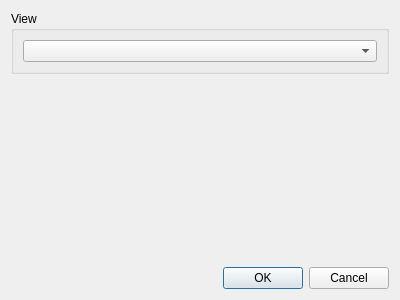
<?xml version="1.0" encoding="UTF-8"?>
<ui version="4.0">
 <class>GUIClearView</class>
 <widget class="QDialog" name="GUIClearView">
  <property name="geometry">
   <rect>
    <x>0</x>
    <y>0</y>
    <width>400</width>
    <height>300</height>
   </rect>
  </property>
  <property name="windowTitle">
   <string>Dialog</string>
  </property>
  <layout class="QVBoxLayout" name="verticalLayout">
   <item>
    <widget class="QGroupBox" name="groupBox">
     <property name="title">
      <string>View</string>
     </property>
     <layout class="QVBoxLayout" name="verticalLayout_2">
      <item>
       <widget class="QComboBox" name="comboBox"/>
      </item>
     </layout>
    </widget>
   </item>
   <item>
    <spacer name="verticalSpacer">
     <property name="orientation">
      <enum>Qt::Vertical</enum>
     </property>
     <property name="sizeHint" stdset="0">
      <size>
       <width>20</width>
       <height>40</height>
      </size>
     </property>
    </spacer>
   </item>
   <item>
    <widget class="QDialogButtonBox" name="buttonBox">
     <property name="orientation">
      <enum>Qt::Horizontal</enum>
     </property>
     <property name="standardButtons">
      <set>QDialogButtonBox::Cancel|QDialogButtonBox::Ok</set>
     </property>
    </widget>
   </item>
  </layout>
 </widget>
 <resources/>
 <connections>
  <connection>
   <sender>buttonBox</sender>
   <signal>accepted()</signal>
   <receiver>GUIClearView</receiver>
   <slot>accept()</slot>
   <hints>
    <hint type="sourcelabel">
     <x>248</x>
     <y>254</y>
    </hint>
    <hint type="destinationlabel">
     <x>157</x>
     <y>274</y>
    </hint>
   </hints>
  </connection>
  <connection>
   <sender>buttonBox</sender>
   <signal>rejected()</signal>
   <receiver>GUIClearView</receiver>
   <slot>reject()</slot>
   <hints>
    <hint type="sourcelabel">
     <x>316</x>
     <y>260</y>
    </hint>
    <hint type="destinationlabel">
     <x>286</x>
     <y>274</y>
    </hint>
   </hints>
  </connection>
 </connections>
</ui>
